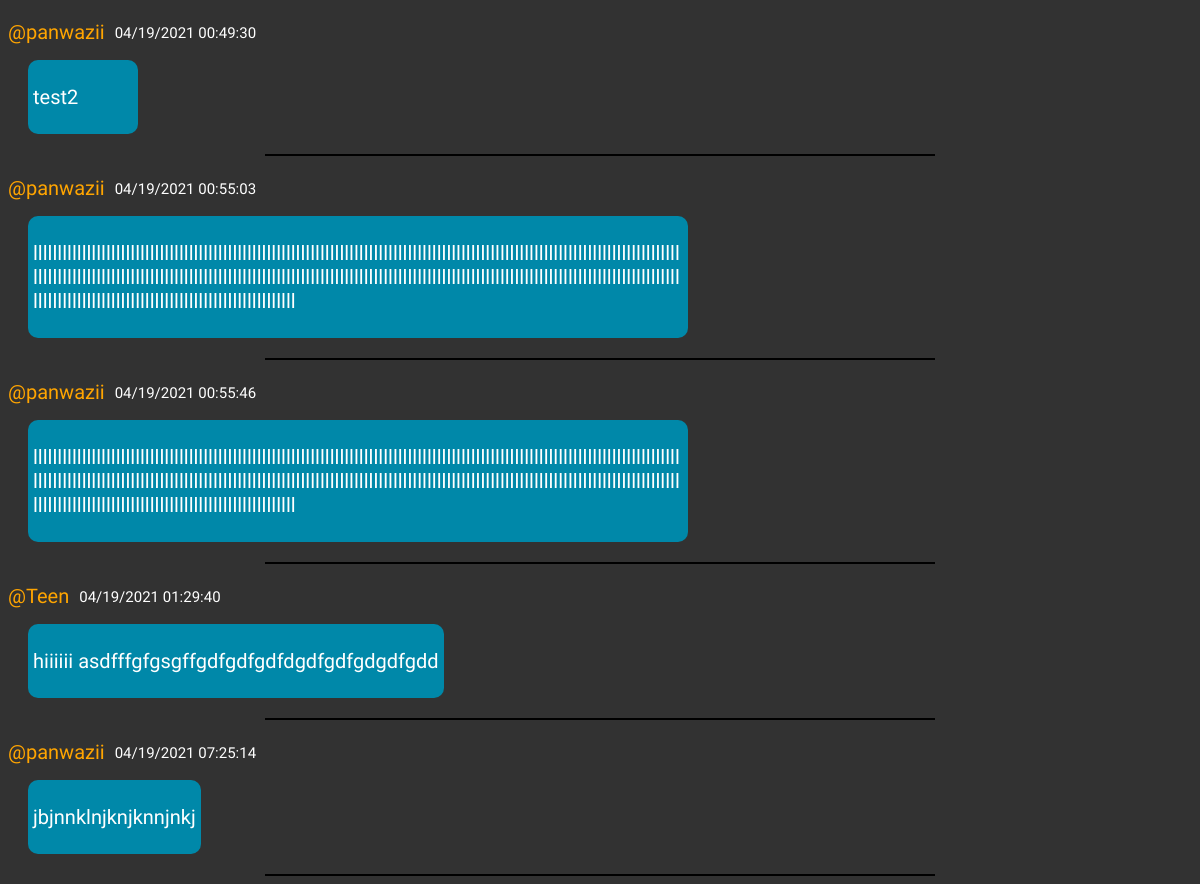
/loggedin/fetchcmt.php (signed in), run on the app's committed database.
### tables this page shows
CREATE TABLE `comments` (
  `id` int(11) NOT NULL,
  `comment` text NOT NULL,
  `createdOn` datetime NOT NULL,
  `username` varchar(20) NOT NULL
);

### loggedin/fetchcmt.php (the view, shortened to what this page needs)
<?php
include('../connectDB.php');
?>
<!DOCTYPE html>
<html lang="en">
<head>
</head>
<body>
    <?php
    $SQL = 'SELECT * FROM comments';
    $stmt = $conforcmt->prepare($SQL);
    $stmt->execute();
    if ($stmt->rowCount() > 0) {
        while ($row = $stmt->fetch(PDO::FETCH_ASSOC)) {
    ?>
            <p>
            <div class="namecolor">@<?= $row['username']; ?></p>
                <div class="date"><?php echo date('m/d/Y H:i:s', strtotime($row['createdOn'])); ?></div>
            <div class="card">
                <p><?= $row['comment']; ?></p>
            </div>
            <center>
                <div class="buttomline"></div>
            </center>
    <?php }
    } ?>
</body>
</html>

### loggedin/fetchcmt.php (style rules this page uses)
body { background-color: rgb(50, 50, 50); font-family: 'Varela Round', sans-serif; font-weight: 400; font-size: 20px; color: white; }
.card { margin-left: 20px; padding: 5px; word-wrap: break-word; justify-content: left; margin-bottom: 10px; max-width: 650px; min-width: 100px; min-height: 40px; display: inline-block; border: none; border-radius: 10px; background-color: rgba(0, 136, 169, 1); }
.date { color: white; font-size: 15px; margin-top: 4px; margin-left: 10px; }
.buttomline { margin-top: 10px; width: 670px; height: 2px; background-color: black; }
.namecolor { display: flex; color: orange; }

### data on the page
comments: username "panwazii", createdOn "04/19/2021 00:49:30", comment "test2"
comments: username "panwazii", createdOn "04/19/2021 00:55:03", comment "llllllllllllllllllllllllllllllllllllllllllllllllllllllllllllllllllllllllllllllllllllllllllllllllllllllllllllllllllllllllllllllllllllllllllllllllllllllllllllllllllllllllllllllllllllllllllllllllllllllllllllllllllllllllllllllllllllllllllllllllllllllllllllllllllllllllllllllllllllllllllllllllllllllllllllllllllllllllllllllll"
comments: username "panwazii", createdOn "04/19/2021 00:55:46", comment "llllllllllllllllllllllllllllllllllllllllllllllllllllllllllllllllllllllllllllllllllllllllllllllllllllllllllllllllllllllllllllllllllllllllllllllllllllllllllllllllllllllllllllllllllllllllllllllllllllllllllllllllllllllllllllllllllllllllllllllllllllllllllllllllllllllllllllllllllllllllllllllllllllllllllllllllllllllllllllllll"
comments: username "Teen", createdOn "04/19/2021 01:29:40", comment "hiiiiii asdfffgfgsgffgdfgdfgdfdgdfgdfgdgdfgdd"
comments: username "panwazii", createdOn "04/19/2021 07:25:14", comment "jbjnnklnjknjknnjnkj"
